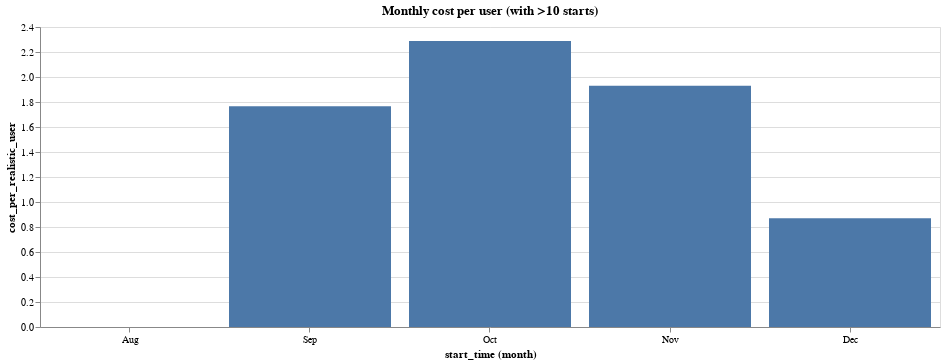

The notebook cell this image was saved under:
### Code cell
realistic_monthly = cost.copy().set_index('start_time').resample('M').sum()
realistic_monthly['cost_per_realistic_user'] = realistic_monthly['cost'] / users_with_more_than_ten_starts.count()['start']
realistic_monthly = realistic_monthly.reset_index()

alt.Chart(realistic_monthly, width=900, title='Monthly cost per user (with >10 starts)').mark_bar().encode(
    x='month(start_time):O',
    y='cost_per_realistic_user'
)

### Figure 1 — Vega-Lite specification as saved in the notebook (floating-point values rounded to 4 significant figures)
{"$schema": "https://vega.github.io/schema/vega-lite/v2.6.0.json", "config": {"view": {"height": 300, "width": 400}}, "data": {"name": "data-b4391edabb13fc8e281fb4b61ca7fee3"}, "datasets": {"data-b4391edabb13fc8e281fb4b61ca7fee3": [{"cost": 0, "cost_per_realistic_user": 0, "start_time": "2018-08-31T00:00:00-07:00"}, {"cost": 4672.0, "cost_per_realistic_user": 1.766, "start_time": "2018-09-30T00:00:00-07:00"}, {"cost": 6053.0, "cost_per_realistic_user": 2.288, "start_time": "2018-10-31T00:00:00-07:00"}, {"cost": 5108.0, "cost_per_realistic_user": 1.93, "start_time": "2018-11-30T00:00:00-08:00"}, {"cost": 2301.0, "cost_per_realistic_user": 0.8695, "start_time": "2018-12-31T00:00:00-08:00"}]}, "encoding": {"x": {"field": "start_time", "timeUnit": "month", "type": "ordinal"}, "y": {"field": "cost_per_realistic_user", "type": "quantitative"}}, "mark": "bar", "title": "Monthly cost per user (with >10 starts)", "width": 900}
